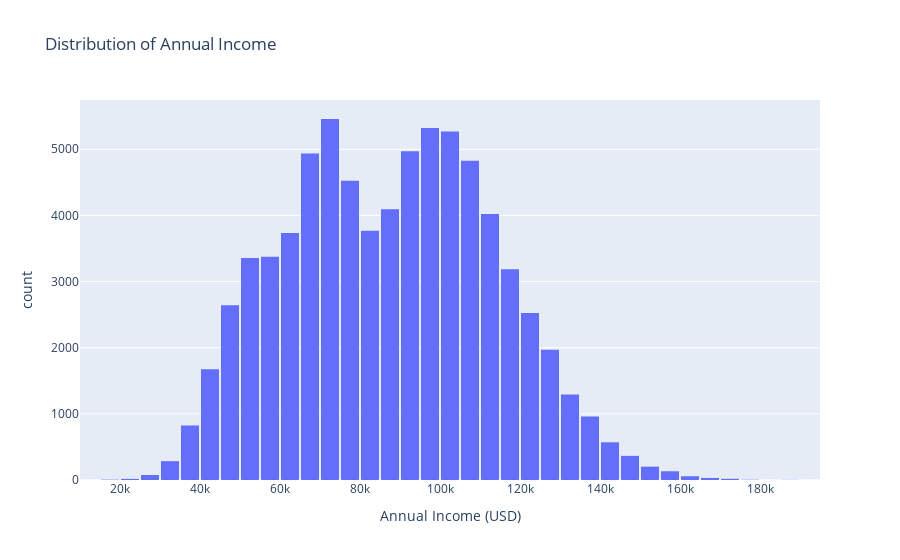

Source (notebook cell):
### Code cell
#Distribution of Annual Income
fig = px.histogram(extended_df, x="Annual Income", nbins=50, 
                   title="Distribution of Annual Income", 
                   labels={"Annual Income": "Annual Income (USD)"},
                   color_discrete_sequence=["#636EFA"])
fig.update_layout(bargap=0.1)
fig.show()

### Figure 1 — Plotly figure (JSON) as saved in the notebook; plotly's stock layout.template omitted (floating-point values rounded to 4 significant figures; data arrays with more than 128 entries replaced by an {"elided": "..."} marker saying what was removed)
{"data": [{"alignmentgroup": "True", "bingroup": "x", "hovertemplate": "Annual Income (USD)=%{x}<br>count=%{y}<extra></extra>", "legendgroup": "", "marker": {"color": "#636EFA", "pattern": {"shape": ""}}, "name": "", "nbinsx": 50, "offsetgroup": "", "orientation": "v", "showlegend": false, "type": "histogram", "x": {"elided": "74498 int values"}, "xaxis": "x", "yaxis": "y"}], "layout": {"autosize": true, "bargap": 0.1, "barmode": "relative", "legend": {"tracegroupgap": 0}, "title": {"text": "Distribution of Annual Income"}, "xaxis": {"anchor": "y", "autorange": true, "domain": [0, 1], "range": [10000.0, 195000.0], "title": {"text": "Annual Income (USD)"}, "type": "linear"}, "yaxis": {"anchor": "x", "autorange": true, "domain": [0, 1], "range": [0, 5745.0], "title": {"text": "count"}}}}
